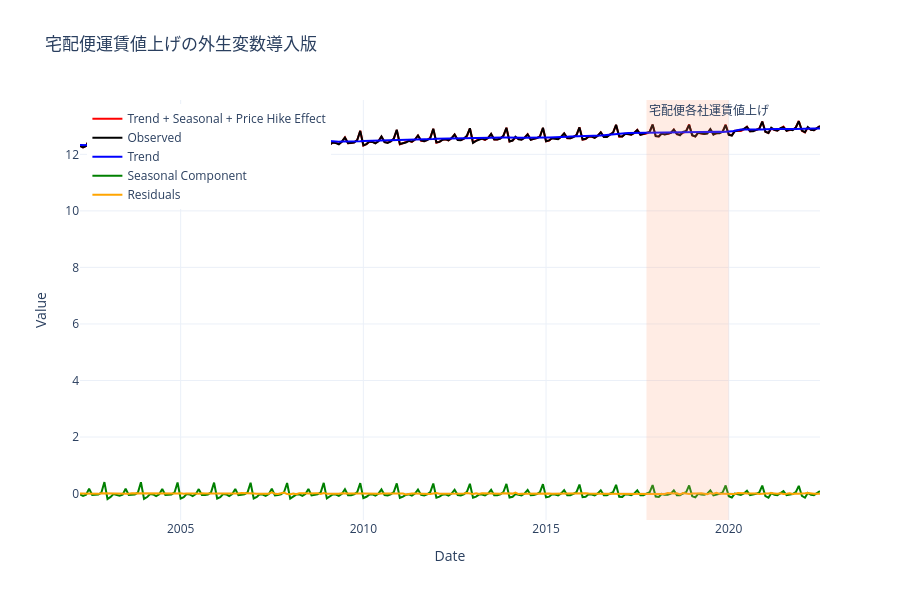

The cell this chart's notebook holds for it:
### Code cell
fig = go.Figure()

# トレンド＋季節成分＋値上げ効果
fig.add_trace(go.Scatter(
    x=df['label'], y=trend_smoothed_hike + seasonal_smoothed_hike + beta * price_hike_dummy,
    mode='lines', name='Trend + Seasonal + Price Hike Effect',
    line=dict(color='red')
))

# 観測値
fig.add_trace(go.Scatter(
    x=df['label'], y=df['y'],
    mode='lines', name='Observed',
    line=dict(color='black')
))

# トレンド
fig.add_trace(go.Scatter(
    x=df['label'], y=trend_smoothed_hike,
    mode='lines', name='Trend',
    line=dict(color='blue')
))

# 季節成分
fig.add_trace(go.Scatter(
    x=df['label'], y=seasonal_smoothed_hike,
    mode='lines', name='Seasonal Component',
    line=dict(color='green')
))

# 残差
fig.add_trace(go.Scatter(
    x=df['label'], y=residuals_hike,
    mode='lines', name='Residuals',
    line=dict(color='orange')
))

fig.add_vrect(x0="2017-10-01", x1="2019-12-31",
              fillcolor="LightSalmon", opacity=0.2, line_width=0,
              annotation_text="宅配便各社運賃値上げ", annotation_position="top left")

fig.update_layout(
    title="宅配便運賃値上げの外生変数導入版",
    xaxis_title="Date",
    yaxis_title="Value",
    legend=dict(x=0.01, y=0.99),
    template="plotly_white",
    height=600
)

fig.show()
pio.write_html(fig, file='output_plot2.html', auto_open=True)

### Figure 1 — Plotly figure (JSON) as saved in the notebook; plotly's stock layout.template omitted (floating-point values rounded to 4 significant figures; data arrays with more than 128 entries replaced by an {"elided": "..."} marker saying what was removed)
{"data": [{"line": {"color": "red"}, "mode": "lines", "name": "Trend + Seasonal + Price Hike Effect", "type": "scatter", "x": {"elided": "244 str values"}, "y": {"elided": "244 float values"}}, {"line": {"color": "black"}, "mode": "lines", "name": "Observed", "type": "scatter", "x": {"elided": "244 str values"}, "y": {"elided": "244 float values"}}, {"line": {"color": "blue"}, "mode": "lines", "name": "Trend", "type": "scatter", "x": {"elided": "244 str values"}, "y": {"elided": "244 float values"}}, {"line": {"color": "green"}, "mode": "lines", "name": "Seasonal Component", "type": "scatter", "x": {"elided": "244 str values"}, "y": {"elided": "244 float values"}}, {"line": {"color": "orange"}, "mode": "lines", "name": "Residuals", "type": "scatter", "x": {"elided": "244 str values"}, "y": {"elided": "244 float values"}}], "layout": {"annotations": [{"showarrow": false, "text": "宅配便各社運賃値上げ", "x": "2017-10-01", "xanchor": "left", "xref": "x", "y": 1, "yanchor": "top", "yref": "y domain"}], "height": 600, "legend": {"x": 0.01, "y": 0.99}, "shapes": [{"fillcolor": "LightSalmon", "line": {"width": 0}, "opacity": 0.2, "type": "rect", "x0": "2017-10-01", "x1": "2019-12-31", "xref": "x", "y0": 0, "y1": 1, "yref": "y domain"}], "title": {"text": "宅配便運賃値上げの外生変数導入版"}, "xaxis": {"title": {"text": "Date"}}, "yaxis": {"title": {"text": "Value"}}}}
